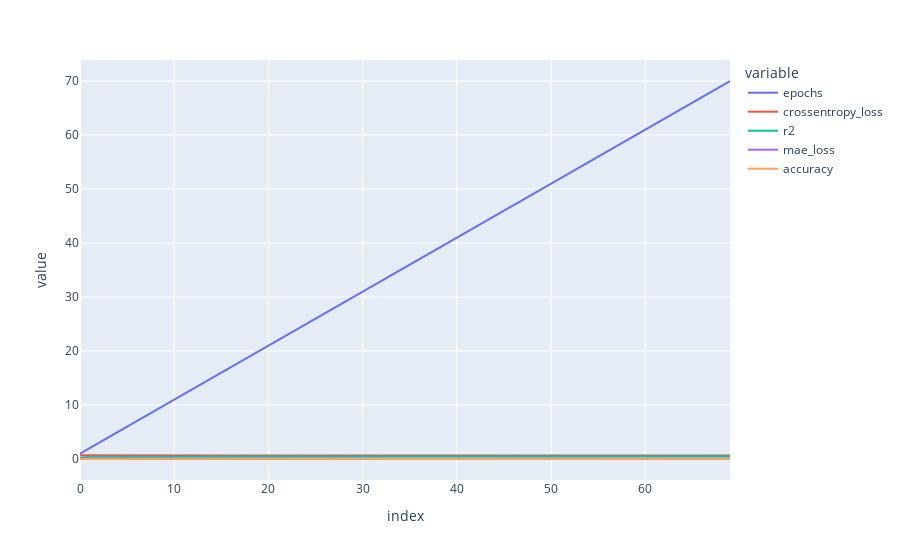

Notebook code cell kept with this figure:
### Code cell
px.line(pd.DataFrame(history["train"]))
